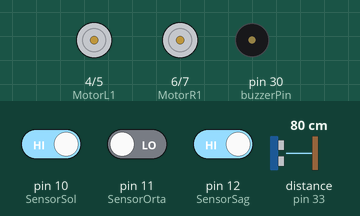
This sketch was run on a simulated Arduino Mega 2560, built with avr-gcc and run on an emulated ATmega2560. Parts: motor-driver pin pairs drawn as motors (green arrow = first pin HIGH = forward, orange = second pin HIGH = backward, longer = more drive), buzzer (waves = sounding). Wiring (inferred from the names in the program): ultrasonic range finder: trigger pin 32; echo pin 33. Inputs (shaded band) come from the test bench; at power-on: distance to the obstacle (sensor on pin 33) 80 cm, pin 10 (SensorSol) HIGH, pin 11 (SensorOrta) LOW, pin 12 (SensorSag) HIGH. The echo pulse lasts 58.3 µs per cm.

Above: at 1.2 s.
1.3 s: distance to the obstacle (sensor on pin 33) set to 13 cm
2.8 s: distance to the obstacle (sensor on pin 33) set to 10 cm
At 3.02 s:
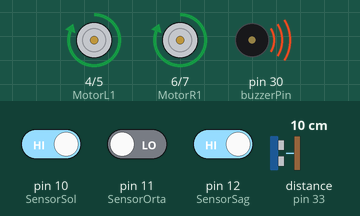
5.8 s: distance to the obstacle (sensor on pin 33) set to 2 cm
At 5.8 s:
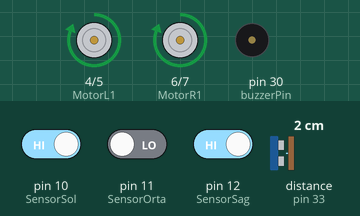
7.3 s: distance to the obstacle (sensor on pin 33) set to 9 cm
Timing chart, 0 to 11.3 s (numbered marks = the images above; inputs shaded):
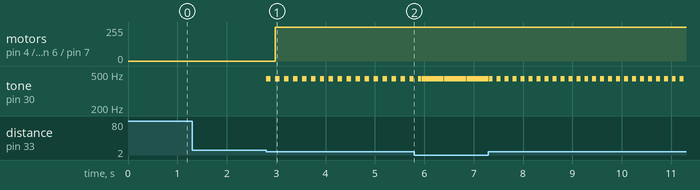

Measured:
- the behaviour switches between 12 and 11 cm on distance to the obstacle (sensor on pin 33) (found by bisection; images 0 and 1)
- after the input at 1.3 s, every drawn part: stays the same
- after the input at 2.8 s, motor on pin 4 (MotorL1) / pin 5 (MotorL2), motor on pin 6 (MotorR1) / pin 7 (MotorR2): stopped → forward 255/255 after 0.18 s; tone on pin 30 (buzzerPin): alternates 440 Hz for 0.09 s and silent for 0.09 s, starting at once
- after the input at 5.8 s, tone on pin 30 (buzzerPin): alternates 440 Hz for 0.01 s and silent for 0.01 s, starting after 0.09 s

The sketch:

29042019deneme.ino
```cpp
#define SensorSol 10
#define SensorOrta 11
#define SensorSag 12

#define MotorR1 6
#define MotorR2 7 // Sensör ve Motorların Arduino'ya bağladığımız pinlerini tanımlıyoruz.
#define MotorRE 9

#define MotorL1 4
#define MotorL2 5
#define MotorLE 3


//sensor
#define echoPin 33
#define trigPin 32
#define buzzerPin 30
#define yakinlikVcc 31
    long duration, distance;

int maximumRange = 7;
int minimumRange = 0;


void setup() {

  Serial.begin(9600);
  pinMode(SensorSol, INPUT);
  pinMode(SensorOrta, INPUT);
  pinMode(SensorSag, INPUT);

  pinMode(MotorR1, OUTPUT); // Sensör ve Motorların Giriş-Çıkış bilgilerini belirtiyoruz.
  pinMode(MotorR2, OUTPUT);

  pinMode(MotorL1, OUTPUT);
  pinMode(MotorL2, OUTPUT);

  pinMode(trigPin, OUTPUT);
  pinMode(echoPin, INPUT);
  pinMode(buzzerPin, OUTPUT);
  pinMode(yakinlikVcc, OUTPUT);


}

void loop() {
    digitalWrite(yakinlikVcc,HIGH);


  digitalWrite(trigPin,LOW);
  delayMicroseconds(3);
  digitalWrite(trigPin, HIGH);
  delayMicroseconds(10);
  digitalWrite(trigPin, LOW);


  duration = pulseIn(echoPin, HIGH);
  distance=duration/29.1/2;
  if(distance>10){

        if(digitalRead(SensorSol) == 0 && digitalRead(SensorOrta) == 1 && digitalRead(SensorSag) == 0){  // Orta sensör çizgiyi gördüğünde robot ileri gitsin.
            ileri();
        }
        else if(digitalRead(SensorSol) == 1 && digitalRead(SensorOrta) == 1 && digitalRead(SensorSag) == 1){  // Orta sensör çizgiyi gördüğünde robot ileri gitsin.
            ileri();
        }
        else if(digitalRead(SensorSol) == 0 && digitalRead(SensorOrta) == 0 && digitalRead(SensorSag) == 1){  // Sağ sensör çizgiyi gördüğünde robot sağa dönsün.
        sag();
        }
      else if(digitalRead(SensorSol) == 1 && digitalRead(SensorOrta) == 0 && digitalRead(SensorSag) == 0){  // Sol sensör çizgiyi gördüğünde robot sola dönsün.
        sol();
      }
        else if(digitalRead(SensorSol) == 0 && digitalRead(SensorOrta) == 1 && digitalRead(SensorSag) == 1){  // Sağ sensör çizgiyi gördüğünde robot sağa dönsün.
        sag();
      }
      else if(digitalRead(SensorSol) == 1 && digitalRead(SensorOrta) == 1 && digitalRead(SensorSag) == 0){  //
        sol();
      }else if(digitalRead(SensorSol) == 0 && digitalRead(SensorOrta) == 0 && digitalRead(SensorSag) == 0){  // araba çizginin dışına çıktığında geri dönsün
        geri();
      }
  }else if(distance<=10){
    dur();
  }


}
void ileri(){  // Robotun ileri yönde hareketi için fonksiyon tanımlıyoruz.

  digitalWrite(MotorR1, HIGH); // Sağ motorun ileri hareketi aktif
  digitalWrite(MotorR2, LOW); // Sağ motorun geri hareketi pasif
  analogWrite(MotorRE, 101); // Sağ motorun hızı 150
  digitalWrite(MotorL1, HIGH); // Sol motorun ileri hareketi aktif
  digitalWrite(MotorL2, LOW); // Sol motorun geri hareketi pasif
  analogWrite(MotorLE, 98); // Sol motorun hızı 1501
}


void geri(){  // Robot çizginin dışına çıktığında geri gelicek


  digitalWrite(MotorR1, LOW); // Sağ motorun ileri hareketi aktif
  digitalWrite(MotorR2, HIGH); // Sağ motorun geri hareketi pasif
  analogWrite(MotorRE, 65); // Sağ motorun hızı 150
  digitalWrite(MotorL1, LOW); // Sol motorun ileri hareketi aktif
  digitalWrite(MotorL2, HIGH); // Sol motorun geri hareketi pasif
  analogWrite(MotorLE, 65); // Sol motorun hızı 1501
      delay(100);

}


void dur(){ // Robotun durma hareketi için fonksiyon tanımlıyoruz.
  melodi(distance*10);
  digitalWrite(MotorLE, LOW);
  digitalWrite(MotorRE, LOW);

  digitalWrite(MotorR1, HIGH);
  digitalWrite(MotorR2, LOW);

  digitalWrite(MotorL1, HIGH);
  digitalWrite(MotorL2, LOW);


}
void sol(){ // Robotun sağa dönme hareketi için fonksiyon tanımlıyoruz.
  digitalWrite(MotorR1, HIGH); // Sağ motorun ileri hareketi aktif
  digitalWrite(MotorR2, LOW); // Sağ motorun geri hareketi pasif
  analogWrite(MotorRE, 0); // Sağ motorun hızı 0 (Motor duruyor)
  digitalWrite(MotorL1, HIGH); // Sol motorun ileri hareketi aktif
  digitalWrite(MotorL2, LOW); // Sol motorun geri hareketi pasif
  analogWrite(MotorLE, 100); // Sol motorun hızı 150
}

void sag(){ // Robotun sola dönme hareketi için fonksiyon tanımlıyoruz.

  digitalWrite(MotorR1, HIGH); // Sağ motorun ileri hareketi aktif
  digitalWrite(MotorR2, LOW); // Sağ motorun geri hareketi pasif
  analogWrite(MotorRE, 100); // Sağ motorun hızı 150

  digitalWrite(MotorL1, HIGH); // Sol motorun ileri hareketi aktif
  digitalWrite(MotorL2, LOW); // Sol motorun geri hareketi pasif
  analogWrite(MotorLE, 0); // Sol motorun hızı 0 (Motor duruyor)

}
void melodi(int dly)
{
    int snsr=dly/10;
  if(snsr<25){
  tone(buzzerPin, 440);
  delay(dly);
  noTone(buzzerPin);
  delay(dly);
  }

}
```
